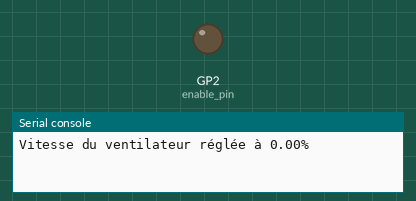
Bench run of a program on a simulated Raspberry Pi Pico running MicroPython. Shown: output pins drawn as LEDs (lit = HIGH), the last lines printed to the serial console.

Above: at 0.05 s.
At 10.1 s:
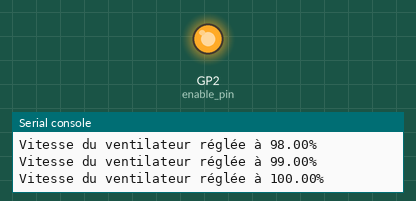
At 21.53 s:
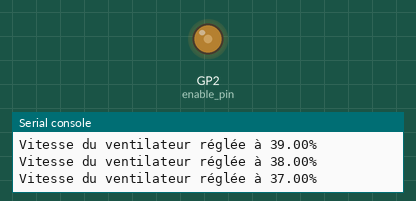
At 32.89 s:
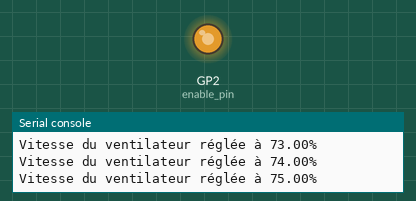
Timing chart, 0 to 36.9 s (numbered marks = the images above):
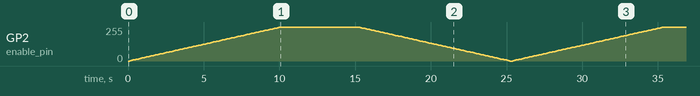

Measured:
- by itself, GP2 (enable_pin): 0/255 → 3/255 at 0.10 s, → 5/255 0.10 s later, → 8/255 0.10 s later, → 10/255 0.10 s later, … (300 changes in this stretch)

The program:

ventilo_ok_0_to_100_progressif.py
```python
from machine import Pin, PWM
import time

# Configuration de la broche GPIO 2 pour PWM
enable_pin = Pin(2, Pin.OUT)
pwm = PWM(enable_pin)

# Définir la fréquence PWM (par exemple, 1 kHz)
pwm.freq(1000)

# Fonction pour régler la vitesse du ventilateur
def set_fan_speed(duty_cycle):
    pwm.duty_u16(duty_cycle)
    print(f"Vitesse du ventilateur réglée à {duty_cycle / 65535 * 100:.2f}%")

# Fonction pour augmenter progressivement la vitesse du ventilateur
def ramp_up_fan_speed(duration, steps):
    for step in range(steps + 1):
        duty_cycle = int((step / steps) * 65535)
        set_fan_speed(duty_cycle)
        time.sleep(duration / steps)

# Fonction pour diminuer progressivement la vitesse du ventilateur
def ramp_down_fan_speed(duration, steps):
    for step in range(steps + 1):
        duty_cycle = int(((steps - step) / steps) * 65535)
        set_fan_speed(duty_cycle)
        time.sleep(duration / steps)

# Exemple d'utilisation
if __name__ == "__main__":
    while True:
        ramp_up_fan_speed(10, 100)  # Augmente la vitesse sur 10 secondes avec 100 paliers
        time.sleep(5)  # Maintient la vitesse maximale pendant 5 secondes
        ramp_down_fan_speed(10, 100)  # Diminue la vitesse sur 10 secondes avec 100 paliers
```
